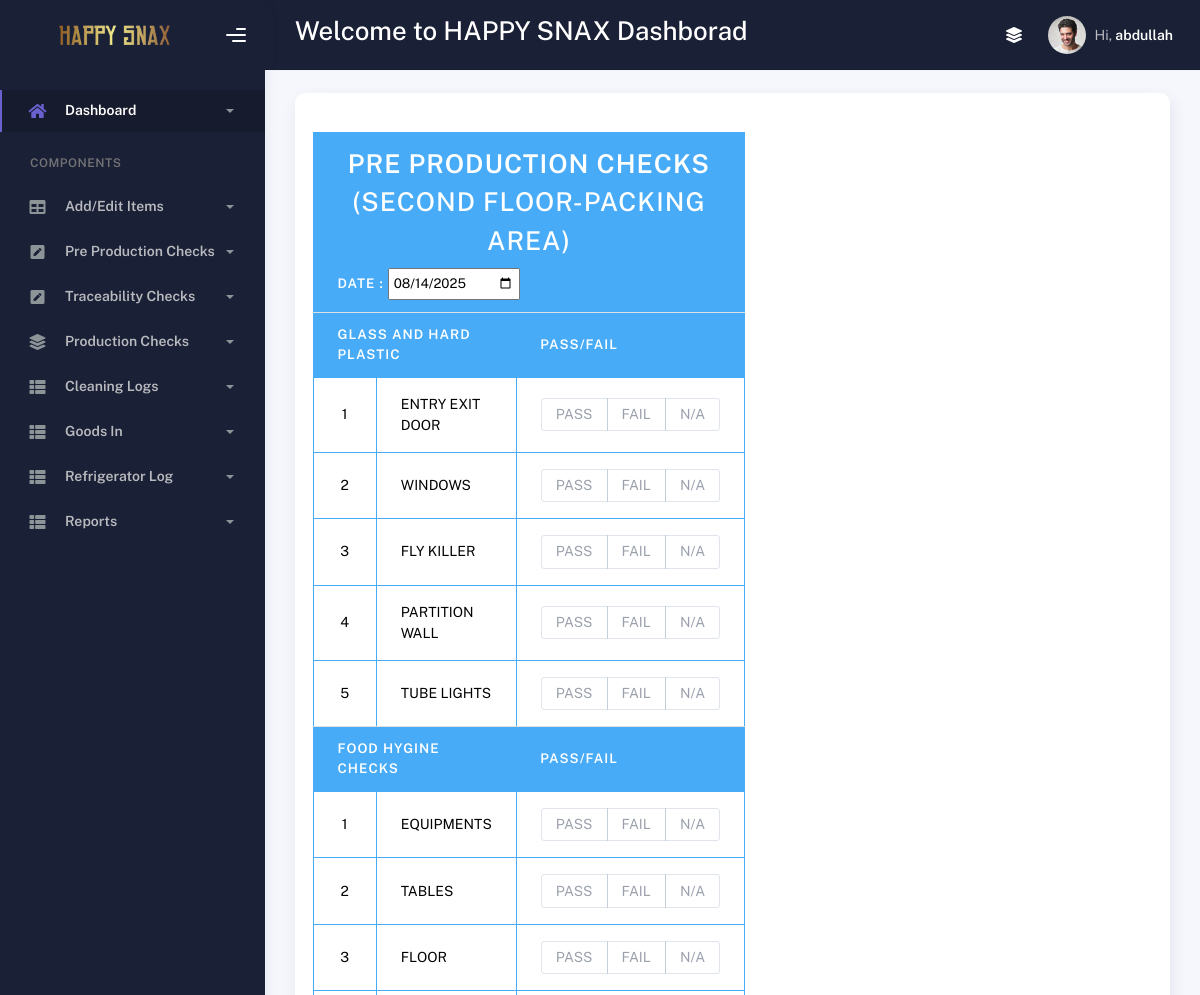
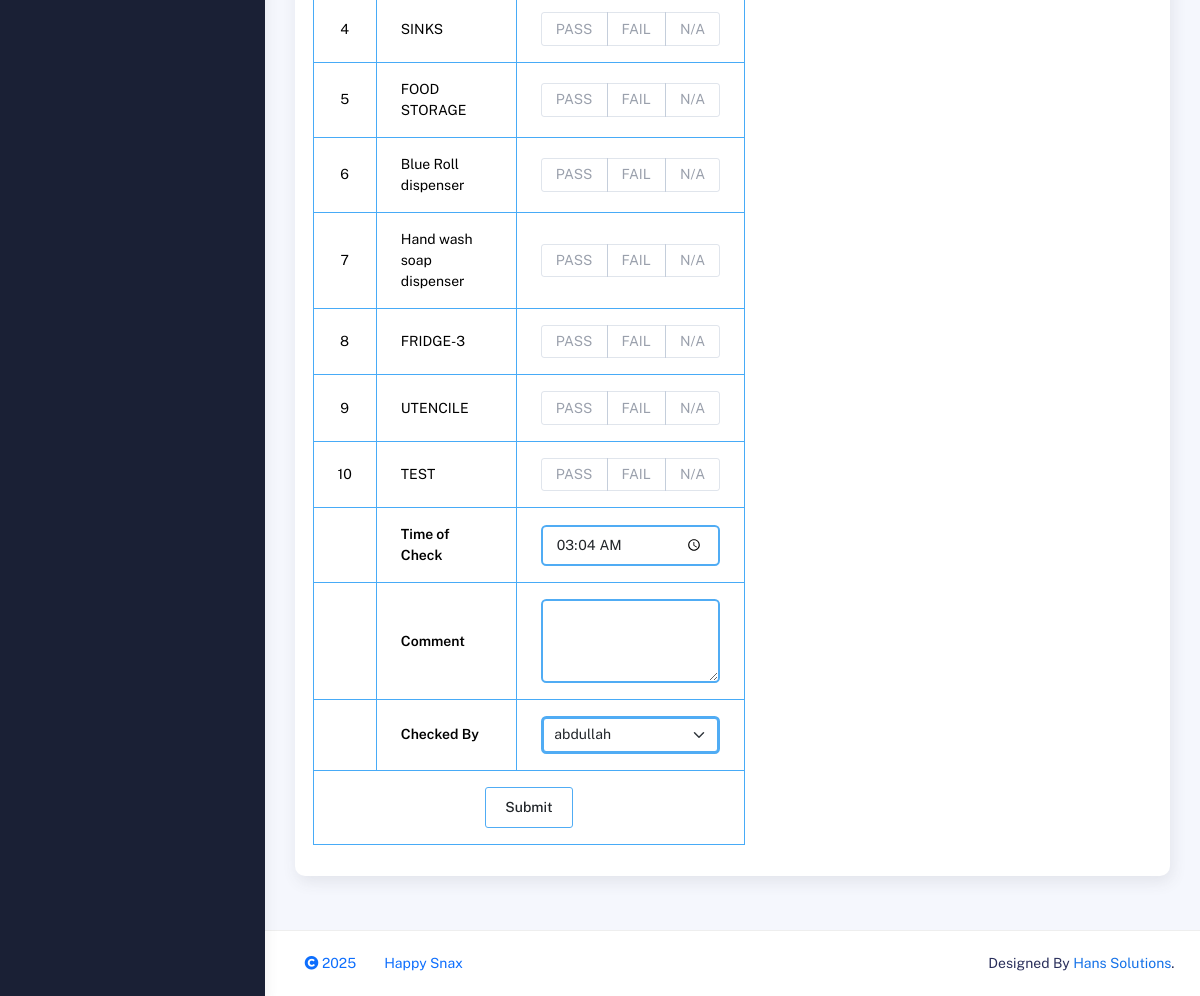
/pre_production_packing_sf.php (signed in), run on the app's committed database (2 pictures, top to bottom).
### tables this page shows
CREATE TABLE `equipment` (
  `eq_id` tinyint(1) NOT NULL AUTO_INCREMENT,
  `eq_code` varchar(5) NOT NULL,
  `eq_name` varchar(30) NOT NULL,
  `eq_location` tinyint(1) NOT NULL,
  `eq_c_log` tinyint(1) NOT NULL,
  `eq_desc` varchar(50) NOT NULL,
  `eq_status` tinyint(1) NOT NULL,
  PRIMARY KEY (`eq_id`),
  UNIQUE KEY `eq_name` (`eq_name`)
);

CREATE TABLE `time` (
  `id` tinyint(1) NOT NULL,
  `op` varchar(1) NOT NULL,
  `hh` tinyint(1) NOT NULL,
  `mm` tinyint(1) NOT NULL,
  `ss` tinyint(1) NOT NULL,
  PRIMARY KEY (`id`)
);

### pre_production_packing_sf.php (the view, shortened to what this page needs)
<?php
include_once("functions.php");
include_once("header.php");
?>
<div class="row">
  <div class="col-md-12">
    <div class="card">
      <div class="card-body">
        <div class="row">
           <div class="col-md-8 col-lg-6 col-sm-12 ">
            <form action="" method="post">
            <table class="table table-bordered table-head-bg-info table-bordered-bd-info mt-4">
              <?php
                if($ch_ppps_flag==1 && $_SESSION['u_type']!="admin")
                {
              ?>
            	<tr>
                <td colspan="3" align="center"><h2 align="center"><strong>Pre Production Checks already submitted for Today</strong></h2></td>
              </tr>
                 <?php
                }
                 else
                {
                ?>
              <tr>
                <thead>
                  <th colspan="3" align="center"><h2 align="center"><strong>Pre Production Checks</strong><br> (Second Floor-Packing Area) </h2>
                  Date : </strong><input style="padding:1%" type="date" name="date1" value="<?php $displayDate = date('Y-m-d', strtotime($_SESSION['date']));  echo $displayDate; ?>"  /></th>
                </thead>
              </tr>
              <tr>
                <thead>
                  <th colspan="2">Glass and Hard Plastic </th>
                  <th>Pass/Fail</th>
                </thead>
              </tr>
              <?php
              $count=1;
              $q="select *from equipment WHERE (eq_location=1 OR eq_location=4) AND eq_status=1 AND eq_code='GHP'";
              $q1=mysqli_query($conn,$q);
              while($row=mysqli_fetch_array($q1))
              {
             ?>
             <tr>
                <td><div align="center"><?php echo $count; ?></div></td>
                <td><?php echo $row['eq_name']; ?></td>
                <td>
                    <div class="selectgroup w-100">
                      <label class="selectgroup-item">
                        <span class="selectgroup-button">PASS</span>
                      </label>
                      <label class="selectgroup-item">
                         <span class="selectgroup-button">FAIL</span>
                      </label>
                      <label class="selectgroup-item">
                         <span class="selectgroup-button">N/A</span>
                      </label>
                    </div>
                </td>
              </tr>
              <?php
              $count++;
               }
             ?>
             <tr>
               <thead>
                <th colspan="2">Food Hygine Checks</th>
                <th>Pass/Fail</th>
               </thead>
             </tr>
               <?php
              $count=1;
              $q="select *from equipment WHERE (eq_location=1 OR eq_location=4) AND eq_status=1 AND eq_code!='GHP'";
              $q1=mysqli_query($conn,$q);
              while($row=mysqli_fetch_array($q1))
              {
             ?>
              <tr>
                <td><div align="center"><?php echo $count; ?></div></td>
                <td><?php echo $row['eq_name']; ?></td>
                <td>
                    <div class="selectgroup w-100">
                      <label class="selectgroup-item">
                        <span class="selectgroup-button">PASS</span>
                      </label>
                      <label class="selectgroup-item">
                         <span class="selectgroup-button">FAIL</span>
                      </label>
                      <label class="selectgroup-item">
                         <span class="selectgroup-button">N/A</span>
                      </label>
                    </div>
                </td>
              </tr>
             <?php
            $count++;
            }
            ?>
              <tr>
                <td><div align="center"></div></td>
                <td><strong>Time of Check </strong></td>
                <td colspan="2"><input name="time1" type="time" value="<?php echo time_adjust(date("h:i:s")); ?>"  class="form-control" id="basic-url" aria-describedby="basic-addon3" name="name" required style="border:1;border-color:<?php echo $color; ?>"/></td>
                </tr>
              <tr>
                <td>&nbsp;</td>
                <td><strong>Comment</strong></td>
                <td colspan="2"><textarea name="comment" rows="3" class="form-control" style="border:1;border-color:<?php echo $color; ?>"></textarea></td>
              </tr>
              <tr>
                <td><div align="center"></div></td>
                <td ><strong>Checked By </strong></td>
                <td colspan="2"><?php user('chk_by'); ?></td>
              </tr>
              <tr>
                <td colspan="3"><div align="center">
                  <input type="submit" name="submit" value="Submit" class="btn" style="border:1;border-color:<?php echo $color; ?>"/>
                </div></td>
              </tr>
              <?php
              }
              ?>
            </table>
            </form>
          </div>
        </div>
      </div>
    </div>
  </div>
</div>
<?php
include_once('footer.php');
?>

### data on the page
equipment: eq_name "ENTRY EXIT DOOR"
equipment: eq_name "WINDOWS"
equipment: eq_name "FLY KILLER"
equipment: eq_name "PARTITION WALL"
equipment: eq_name "TUBE LIGHTS"
equipment: eq_name "EQUIPMENTS"
equipment: eq_name "TABLES"
equipment: eq_name "FLOOR"
equipment: eq_name "SINKS"
equipment: eq_name "FOOD STORAGE"
equipment: eq_name "Blue Roll dispenser"
equipment: eq_name "Hand wash soap dispenser"
equipment: eq_name "FRIDGE-3"
equipment: eq_name "UTENCILE"
equipment: eq_name "TEST"
time: time1 "03:04"

### other printed values
$_SESSION['u_name'] "abdullah"
form field chk_by "abdullah"
